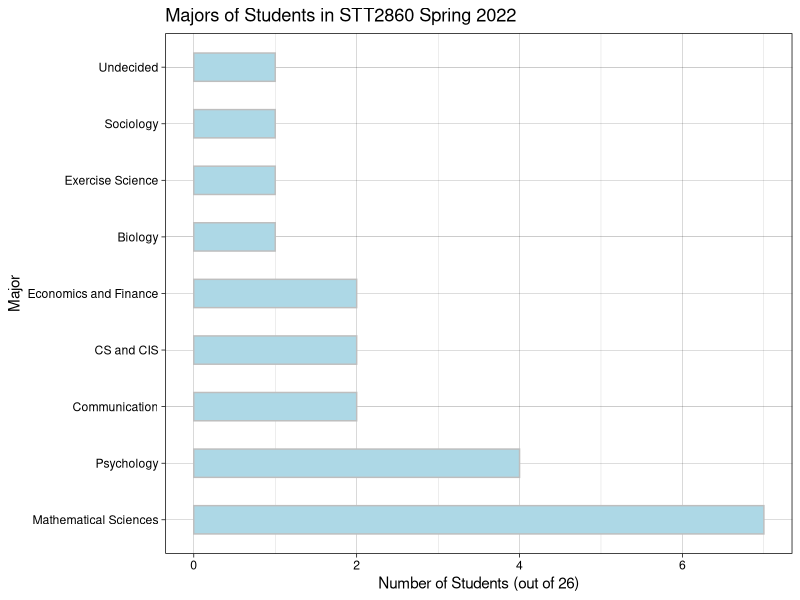

Reproduce this figure in R. (Note: this script raises an error after producing the figure.)
## ---- chunk 1
knitr::opts_chunk$set(
  message = FALSE,
  warning = FALSE,
  comment = NA,
  echo = FALSE,
  fig.align = "center"
)
## ---- chunk 2
library(tidyverse)
data <- read_csv("DataScience1S22.csv") %>%
  mutate(Year = factor(Year, levels = c(
    "Freshman",
    "Sophomore",
    "Junior",
    "Senior"
  )))
data %>%
  count(Year) %>%
  mutate(Percent = 100 * prop.table(n)) %>%
  rename(Count = n) %>%
  knitr::kable(align = c("c", "c"), digits = 0)
## ---- chunk 3
plotdata <- data %>%
  count(Major2) %>%
  mutate(Percent = 100 * prop.table(n)) %>%
  rename(Count = n)

ggplot(plotdata, aes(x = Count, y = reorder(Major2, -Count))) +
  geom_col(color = "gray", fill = "lightblue", width = 0.50) +
  scale_x_continuous(breaks = seq(0, 10, by = 2)) +
  labs(title = "Majors of Students in STT2860 Spring 2022",
       x = "Number of Students (out of 26)",
       y = "Major") +
  theme_linedraw()
## ---- chunk 4
knitr::include_graphics("../images/RStudioServerLogin.PNG", dpi = 125)
## ---- chunk 5
knitr::include_graphics("../images/github-logo.jpg", dpi = 120)
## ---- chunk 6
knitr::include_graphics("../images/PrivateForum.PNG", dpi = 75)
## ---- chunk 7
knitr::include_graphics("../images/rfordatasciencecover.png", dpi = 225)
## ---- chunk 8
knitr::include_graphics("../images/RProgCover.PNG", dpi = 100)
## ---- chunk 9
knitr::include_graphics("../images/moderndivetitle.PNG", dpi = 125)
## ---- chunk 10
knitr::include_graphics("https://imgs.xkcd.com/comics/code_quality.png")
## ---- chunk 11
knitr::include_graphics("../images/Nope-Space.gif", dpi = 125)
## ---- chunk 12
knitr::include_graphics("https://stat-jet-asu.github.io/Moodlepics/swimmingindata.jpg")
